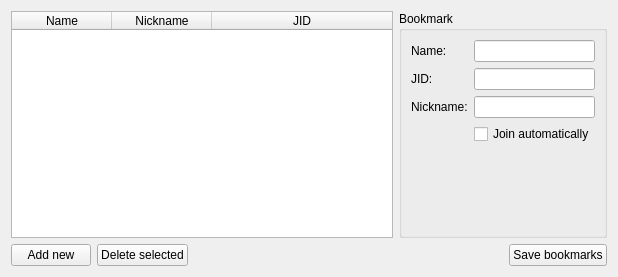
<?xml version="1.0" encoding="UTF-8"?>
<ui version="4.0">
 <class>BookmarksWidget</class>
 <widget class="QWidget" name="BookmarksWidget">
  <property name="geometry">
   <rect>
    <x>0</x>
    <y>0</y>
    <width>618</width>
    <height>277</height>
   </rect>
  </property>
  <property name="windowTitle">
   <string notr="true">Bookmark editor widget</string>
  </property>
  <property name="windowIcon">
   <iconset resource="../res/app.qrc">
    <normaloff>:/acid_16.png</normaloff>:/acid_16.png</iconset>
  </property>
  <layout class="QVBoxLayout" name="verticalLayout_2">
   <item>
    <layout class="QHBoxLayout" name="horizontalLayout">
     <item>
      <widget class="QTableWidget" name="items">
       <property name="selectionMode">
        <enum>QAbstractItemView::SingleSelection</enum>
       </property>
       <property name="selectionBehavior">
        <enum>QAbstractItemView::SelectRows</enum>
       </property>
       <property name="verticalScrollMode">
        <enum>QAbstractItemView::ScrollPerPixel</enum>
       </property>
       <property name="horizontalScrollMode">
        <enum>QAbstractItemView::ScrollPerPixel</enum>
       </property>
       <property name="columnCount">
        <number>3</number>
       </property>
       <attribute name="horizontalHeaderVisible">
        <bool>true</bool>
       </attribute>
       <attribute name="horizontalHeaderDefaultSectionSize">
        <number>100</number>
       </attribute>
       <attribute name="horizontalHeaderMinimumSectionSize">
        <number>40</number>
       </attribute>
       <attribute name="horizontalHeaderStretchLastSection">
        <bool>true</bool>
       </attribute>
       <attribute name="verticalHeaderVisible">
        <bool>false</bool>
       </attribute>
       <attribute name="verticalHeaderHighlightSections">
        <bool>false</bool>
       </attribute>
       <column>
        <property name="text">
         <string>Name</string>
        </property>
       </column>
       <column>
        <property name="text">
         <string>Nickname</string>
        </property>
       </column>
       <column>
        <property name="text">
         <string>JID</string>
        </property>
       </column>
      </widget>
     </item>
     <item>
      <widget class="QGroupBox" name="groupBox">
       <property name="sizePolicy">
        <sizepolicy hsizetype="Fixed" vsizetype="Preferred">
         <horstretch>0</horstretch>
         <verstretch>0</verstretch>
        </sizepolicy>
       </property>
       <property name="title">
        <string>Bookmark</string>
       </property>
       <layout class="QVBoxLayout" name="verticalLayout">
        <item>
         <layout class="QGridLayout" name="gridLayout">
          <item row="0" column="0">
           <widget class="QLabel" name="label">
            <property name="text">
             <string>Name:</string>
            </property>
           </widget>
          </item>
          <item row="1" column="1">
           <widget class="QLineEdit" name="conference_address"/>
          </item>
          <item row="0" column="1">
           <widget class="QLineEdit" name="bookmark_name"/>
          </item>
          <item row="1" column="0">
           <widget class="QLabel" name="label_2">
            <property name="text">
             <string>JID:</string>
            </property>
           </widget>
          </item>
          <item row="2" column="1">
           <widget class="QLineEdit" name="conference_nick"/>
          </item>
          <item row="2" column="0">
           <widget class="QLabel" name="label_3">
            <property name="text">
             <string>Nickname:</string>
            </property>
           </widget>
          </item>
          <item row="3" column="1">
           <widget class="QCheckBox" name="autojoin">
            <property name="text">
             <string>Join automatically</string>
            </property>
           </widget>
          </item>
         </layout>
        </item>
        <item>
         <spacer name="verticalSpacer">
          <property name="orientation">
           <enum>Qt::Vertical</enum>
          </property>
          <property name="sizeHint" stdset="0">
           <size>
            <width>20</width>
            <height>81</height>
           </size>
          </property>
         </spacer>
        </item>
       </layout>
      </widget>
     </item>
    </layout>
   </item>
   <item>
    <layout class="QHBoxLayout" name="horizontalLayout_2">
     <item>
      <widget class="QPushButton" name="add_button">
       <property name="text">
        <string>Add new</string>
       </property>
       <property name="icon">
        <iconset resource="../res/app.qrc">
         <normaloff>:/common/plus.png</normaloff>:/common/plus.png</iconset>
       </property>
      </widget>
     </item>
     <item>
      <widget class="QPushButton" name="delete_button">
       <property name="text">
        <string>Delete selected</string>
       </property>
       <property name="icon">
        <iconset resource="../res/app.qrc">
         <normaloff>:/common/cross.png</normaloff>:/common/cross.png</iconset>
       </property>
      </widget>
     </item>
     <item>
      <spacer name="horizontalSpacer">
       <property name="orientation">
        <enum>Qt::Horizontal</enum>
       </property>
       <property name="sizeHint" stdset="0">
        <size>
         <width>40</width>
         <height>20</height>
        </size>
       </property>
      </spacer>
     </item>
     <item>
      <widget class="QPushButton" name="save_button">
       <property name="text">
        <string>Save bookmarks</string>
       </property>
       <property name="icon">
        <iconset resource="../res/app.qrc">
         <normaloff>:/common/disk.png</normaloff>:/common/disk.png</iconset>
       </property>
      </widget>
     </item>
    </layout>
   </item>
  </layout>
 </widget>
 <resources>
  <include location="../res/app.qrc"/>
 </resources>
 <connections/>
</ui>
